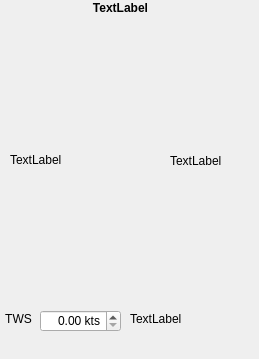
   <widget class="QWidget" name="tab_polar">
    <attribute name="title">
     <string>Polaire</string>
    </attribute>
    <widget class="QLabel" name="lab_polar">
     <property name="geometry">
      <rect>
       <x>10</x>
       <y>20</y>
       <width>151</width>
       <height>280</height>
      </rect>
     </property>
     <property name="text">
      <string>TextLabel</string>
     </property>
    </widget>
    <widget class="QDoubleSpinBox" name="spin_PolarTWS">
     <property name="geometry">
      <rect>
       <x>40</x>
       <y>310</y>
       <width>81</width>
       <height>22</height>
      </rect>
     </property>
     <property name="alignment">
      <set>Qt::AlignRight|Qt::AlignTrailing|Qt::AlignVCenter</set>
     </property>
     <property name="suffix">
      <string> kts</string>
     </property>
    </widget>
    <widget class="QLabel" name="label">
     <property name="geometry">
      <rect>
       <x>-2</x>
       <y>309</y>
       <width>41</width>
       <height>20</height>
      </rect>
     </property>
     <property name="text">
      <string>TWS</string>
     </property>
     <property name="alignment">
      <set>Qt::AlignCenter</set>
     </property>
    </widget>
    <widget class="QLabel" name="lab_polarUpDw">
     <property name="geometry">
      <rect>
       <x>130</x>
       <y>311</y>
       <width>111</width>
       <height>16</height>
      </rect>
     </property>
     <property name="text">
      <string>TextLabel</string>
     </property>
     <property name="alignment">
      <set>Qt::AlignLeading|Qt::AlignLeft|Qt::AlignVCenter</set>
     </property>
    </widget>
    <widget class="QLabel" name="lab_polarData">
     <property name="geometry">
      <rect>
       <x>170</x>
       <y>60</y>
       <width>71</width>
       <height>201</height>
      </rect>
     </property>
     <property name="text">
      <string>TextLabel</string>
     </property>
    </widget>
    <widget class="QLabel" name="lab_polarName">
     <property name="geometry">
      <rect>
       <x>10</x>
       <y>0</y>
       <width>221</width>
       <height>16</height>
      </rect>
     </property>
     <property name="font">
      <font>
       <weight>75</weight>
       <bold>true</bold>
      </font>
     </property>
     <property name="text">
      <string>TextLabel</string>
     </property>
     <property name="alignment">
      <set>Qt::AlignCenter</set>
     </property>
    </widget>
    <widget class="QLabel" name="lab_backTab3">
     <property name="geometry">
      <rect>
       <x>0</x>
       <y>0</y>
       <width>250</width>
       <height>350</height>
      </rect>
     </property>
     <property name="text">
      <string/>
     </property>
     <property name="alignment">
      <set>Qt::AlignLeading|Qt::AlignLeft|Qt::AlignTop</set>
     </property>
     <property name="indent">
      <number>0</number>
     </property>
    </widget>
    <zorder>lab_backTab3</zorder>
    <zorder>lab_polar</zorder>
    <zorder>spin_PolarTWS</zorder>
    <zorder>label</zorder>
    <zorder>lab_polarUpDw</zorder>
    <zorder>lab_polarData</zorder>
    <zorder>lab_polarName</zorder>
   </widget>
